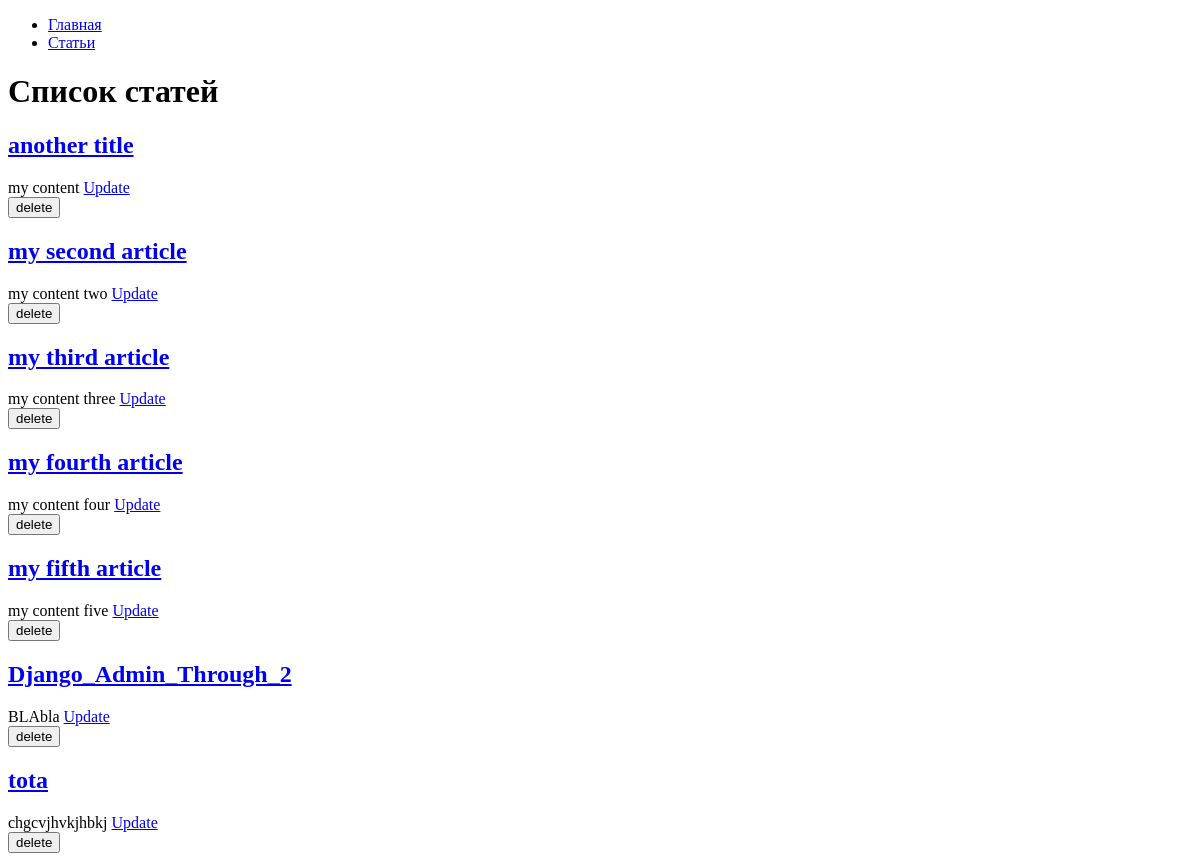
The page /articles/ on the database as committed earlier.
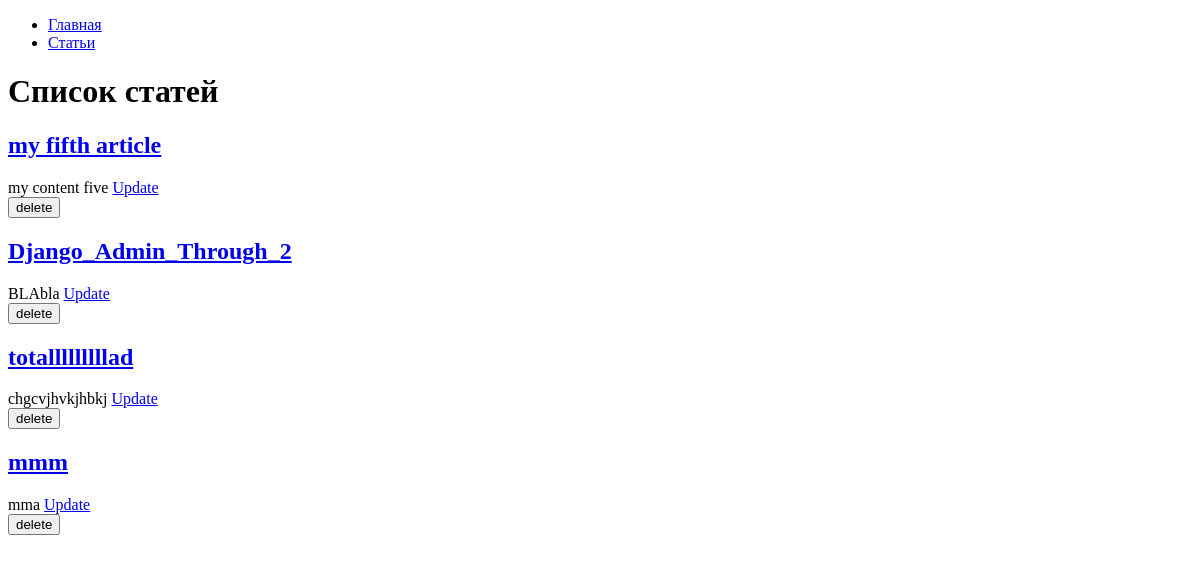
The same page on the database as committed later.
### hexlet_django_blog/article/models.py (models this page shows, shortened)
class Article(models.Model):
    name = models.CharField(max_length=200) # название статьи
    body = models.TextField() # тело статьи
    timestamp = models.DateTimeField(auto_now_add=True)

### hexlet_django_blog/article/views.py (the view)
# urls.py: path('', views.IndexView.as_view(), name='articles'),
class IndexView(View):
    def get(self, request, *args, **kwargs):
         articles = Article.objects.all()[:15]
         return render(request, 'articles/index.html', context={
            'articles': articles,
        })

### hexlet_django_blog/templates/articles/index.html (shortened to what this page needs)
{% extends "base.html" %}
{% block content %}
    <h1>Список статей</h1>
    {% for article in articles %}
        <h2><a href={{ article.id }}>{{ article.name }}</a></h2>
        <div>{{ article.body|slice:":200" }} <a href={% url 'articles_update' id=article.id %}>  Update</a></div>
        <form action="{% url 'articles_delete' article.id %}" method="post">
        <input type="submit" value="delete">
        </form>
    {% endfor %}
{% endblock %}

Rows that differ between the two databases and show on the page:
removed Article: name "another title", body "my content"
removed Article: name "my second article", body "my content two"
removed Article: name "my third article", body "my content three"
removed Article: name "my fourth article", body "my content four"
changed Article "chgcvjhvkjhbkj": name "tota" → "totalllllllllad"
added Article: name "mmm", body "mma"
